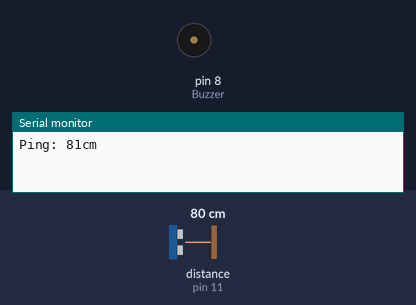
Bench run of a sketch on a simulated Arduino Uno, built with avr-gcc and run on an emulated ATmega328P. Parts: buzzer (waves = sounding, pin HIGH), the last lines printed to the serial monitor. The test bench sets the inputs (shaded band); at power-on: distance to the obstacle (sensor on pin 11) 80 cm. The echo pulse lasts 58.3 µs per cm.

Above: at 0.2 s.
1.3 s: distance to the obstacle (sensor on pin 11) set to 2 cm
At 2.5 s:
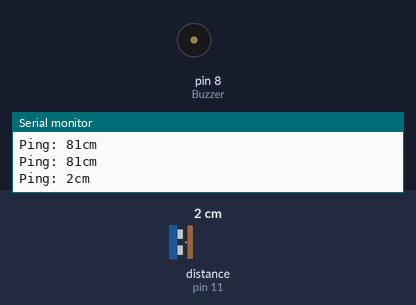
4.4 s: distance to the obstacle (sensor on pin 11) set to 9 cm
7.5 s: distance to the obstacle (sensor on pin 11) set to 12 cm
At 8.0 s:
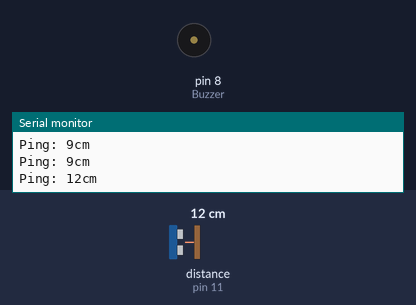
Timing chart, 0 to 16.6 s (numbered marks = the images above; inputs shaded):
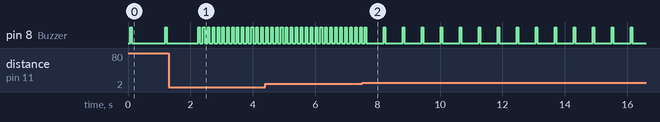

Measured:
- the behaviour switches between 10 and 11 cm on distance to the obstacle (sensor on pin 11) (found by bisection; images 1 and 2)
- after the input at 1.3 s, pin 8 (Buzzer): alternates HIGH for 0.05 s and LOW for 0.11 s, starting after 0.95 s
- after the input at 7.5 s, pin 8 (Buzzer): alternates HIGH for 0.05 s and LOW for 0.56 s, starting after 0.70 s
- by itself, pin 8 (Buzzer): alternates HIGH for 0.05 s and LOW for 1.1 s

The sketch:

Sensor_ultrasom.ino
```cpp
#include <NewPing.h>

#define TRIGGER_PIN  12  // Pino do trigger
#define ECHO_PIN     11  // Pino do echo
#define MAX_DISTANCE 400 // Distancia maxima
#define Buzzer 8 // Pino do Buzzer

NewPing sonar(TRIGGER_PIN, ECHO_PIN, MAX_DISTANCE); // NewPing setup of pins and maximum distance.

void setup() {
  Serial.begin(115200); // abre o monitor serial em uma velocidade maior
  pinMode(Buzzer, OUTPUT);
}

void loop() {
  delay(50);
  Serial.print("Ping: ");
  Serial.print(sonar.ping_cm());
  Serial.println("cm");

  if( sonar.ping_cm() == 0){
    digitalWrite(Buzzer, LOW);
  }

  if (sonar.ping_cm() > 50) {
    nivel1();
  }

  if (sonar.ping_cm() < 50 && sonar.ping_cm() > 10) {
    nivel2();
  }

  if (sonar.ping_cm() <= 10 && sonar.ping_cm() != 0) {
    nivel3();
  }
}

void nivel1() {
  digitalWrite(Buzzer, HIGH);
  delay(50);
  digitalWrite(Buzzer, LOW);
  delay(1000);
};

void nivel2() {
  digitalWrite(Buzzer, HIGH);
  delay(50);
  digitalWrite(Buzzer, LOW);
  delay(500);
};

void nivel3() {
  digitalWrite(Buzzer, HIGH);
  delay(50);
  digitalWrite(Buzzer, LOW);
  delay(50);
};
```
